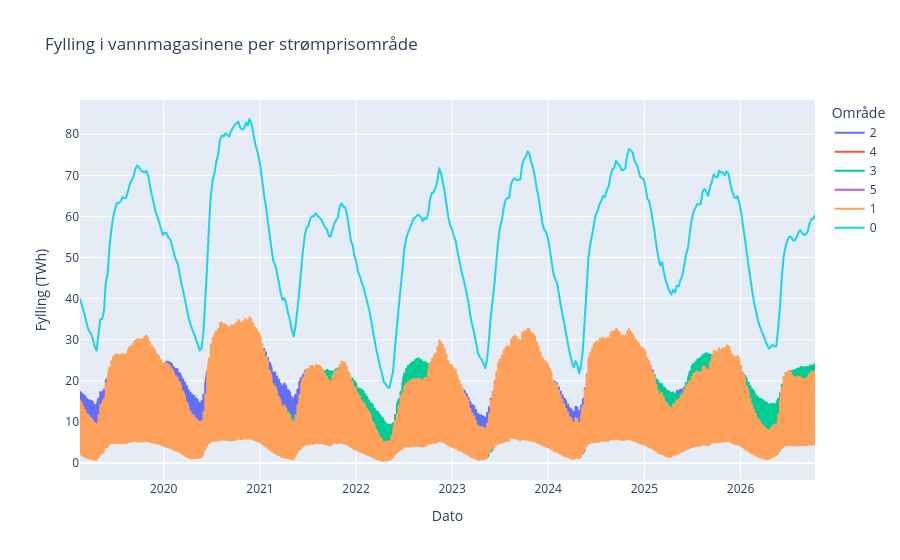

Source (notebook cell):
### Markdown cell above
### plotting the data

### Code cell
# Create a line plot showing reservoir filling over time
fig = px.line(
    df,
    x="dato_Id",        # Set the date column as the x-axis
    y="fylling_TWh",    # Set reservoir filling in TWh as the y-axis
    color="omrnr",      # Use different colors for the different areas
    title="Fylling i vannmagasinene per strømprisområde",
    labels={
        "dato_Id": "Dato",
        "fylling_TWh": "Fylling (TWh)",
        "omrnr": "Område"
    }
)

fig.show()

### Figure 1 — Plotly figure (JSON) as saved in the notebook; plotly's stock layout.template omitted (floating-point values rounded to 4 significant figures; data arrays with more than 128 entries replaced by an {"elided": "..."} marker saying what was removed)
{"data": [{"hovertemplate": "Område=2<br>Dato=%{x}<br>Fylling (TWh)=%{y}<extra></extra>", "legendgroup": "2", "line": {"color": "#636efa", "dash": "solid"}, "marker": {"symbol": "circle"}, "mode": "lines", "name": "2", "showlegend": true, "type": "scattergl", "x": {"elided": "800 str values"}, "xaxis": "x", "y": {"elided": "800 float values"}, "yaxis": "y"}, {"hovertemplate": "Område=4<br>Dato=%{x}<br>Fylling (TWh)=%{y}<extra></extra>", "legendgroup": "4", "line": {"color": "#EF553B", "dash": "solid"}, "marker": {"symbol": "circle"}, "mode": "lines", "name": "4", "showlegend": true, "type": "scattergl", "x": {"elided": "400 str values"}, "xaxis": "x", "y": {"elided": "400 float values"}, "yaxis": "y"}, {"hovertemplate": "Område=3<br>Dato=%{x}<br>Fylling (TWh)=%{y}<extra></extra>", "legendgroup": "3", "line": {"color": "#00cc96", "dash": "solid"}, "marker": {"symbol": "circle"}, "mode": "lines", "name": "3", "showlegend": true, "type": "scattergl", "x": {"elided": "800 str values"}, "xaxis": "x", "y": {"elided": "800 float values"}, "yaxis": "y"}, {"hovertemplate": "Område=5<br>Dato=%{x}<br>Fylling (TWh)=%{y}<extra></extra>", "legendgroup": "5", "line": {"color": "#ab63fa", "dash": "solid"}, "marker": {"symbol": "circle"}, "mode": "lines", "name": "5", "showlegend": true, "type": "scattergl", "x": {"elided": "400 str values"}, "xaxis": "x", "y": {"elided": "400 float values"}, "yaxis": "y"}, {"hovertemplate": "Område=1<br>Dato=%{x}<br>Fylling (TWh)=%{y}<extra></extra>", "legendgroup": "1", "line": {"color": "#FFA15A", "dash": "solid"}, "marker": {"symbol": "circle"}, "mode": "lines", "name": "1", "showlegend": true, "type": "scattergl", "x": {"elided": "800 str values"}, "xaxis": "x", "y": {"elided": "800 float values"}, "yaxis": "y"}, {"hovertemplate": "Område=0<br>Dato=%{x}<br>Fylling (TWh)=%{y}<extra></extra>", "legendgroup": "0", "line": {"color": "#19d3f3", "dash": "solid"}, "marker": {"symbol": "circle"}, "mode": "lines", "name": "0", "showlegend": true, "type": "scattergl", "x": {"elided": "400 str values"}, "xaxis": "x", "y": {"elided": "400 float values"}, "yaxis": "y"}], "layout": {"legend": {"title": {"text": "Område"}, "tracegroupgap": 0}, "title": {"text": "Fylling i vannmagasinene per strømprisområde"}, "xaxis": {"anchor": "y", "domain": [0, 1], "title": {"text": "Dato"}}, "yaxis": {"anchor": "x", "domain": [0, 1], "title": {"text": "Fylling (TWh)"}}}}
